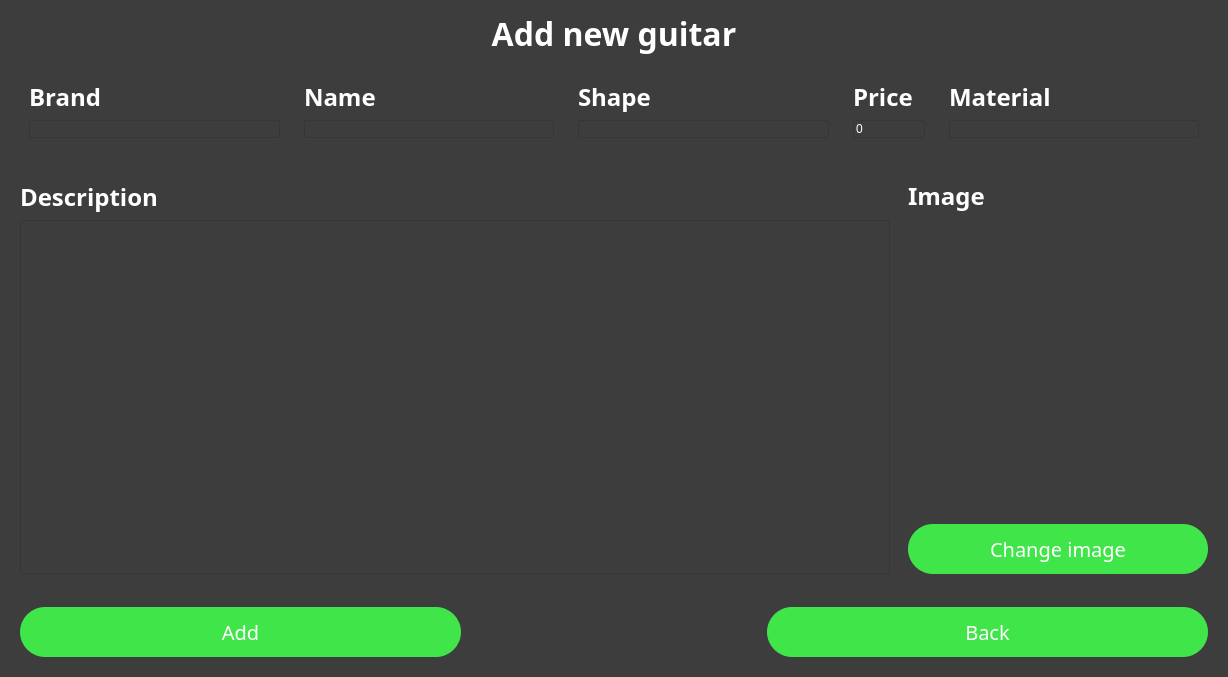
<?xml version="1.0" encoding="UTF-8"?>
<ui version="4.0">
 <class>addguitars</class>
 <widget class="QWidget" name="addguitars">
  <property name="geometry">
   <rect>
    <x>0</x>
    <y>0</y>
    <width>1228</width>
    <height>671</height>
   </rect>
  </property>
  <property name="windowTitle">
   <string>Form</string>
  </property>
  <property name="styleSheet">
   <string notr="true">background-color:#3d3d3d;</string>
  </property>
  <layout class="QVBoxLayout" name="verticalLayout_8">
   <item>
    <widget class="QLabel" name="label">
     <property name="font">
      <font>
       <family>Segoe UI Black</family>
       <pointsize>24</pointsize>
       <weight>75</weight>
       <bold>true</bold>
      </font>
     </property>
     <property name="styleSheet">
      <string notr="true">color:white;</string>
     </property>
     <property name="text">
      <string>Add new guitar</string>
     </property>
     <property name="alignment">
      <set>Qt::AlignCenter</set>
     </property>
    </widget>
   </item>
   <item>
    <widget class="QWidget" name="widget" native="true">
     <property name="minimumSize">
      <size>
       <width>730</width>
       <height>0</height>
      </size>
     </property>
     <layout class="QHBoxLayout" name="horizontalLayout">
      <item>
       <widget class="QWidget" name="brandWidget" native="true">
        <property name="minimumSize">
         <size>
          <width>150</width>
          <height>0</height>
         </size>
        </property>
        <layout class="QVBoxLayout" name="verticalLayout_5">
         <item>
          <widget class="QLabel" name="label_3">
           <property name="font">
            <font>
             <family>Segoe UI Black</family>
             <pointsize>18</pointsize>
             <weight>75</weight>
             <bold>true</bold>
            </font>
           </property>
           <property name="styleSheet">
            <string notr="true">color:white;</string>
           </property>
           <property name="text">
            <string>Brand</string>
           </property>
          </widget>
         </item>
         <item>
          <widget class="QLineEdit" name="brandLine">
           <property name="styleSheet">
            <string notr="true">border-radius: 2px;
border:1px solid #363636;
color:white;</string>
           </property>
          </widget>
         </item>
        </layout>
       </widget>
      </item>
      <item>
       <widget class="QWidget" name="nameWidget" native="true">
        <property name="minimumSize">
         <size>
          <width>160</width>
          <height>0</height>
         </size>
        </property>
        <layout class="QVBoxLayout" name="verticalLayout">
         <item>
          <widget class="QLabel" name="label_2">
           <property name="font">
            <font>
             <family>Segoe UI Black</family>
             <pointsize>18</pointsize>
             <weight>75</weight>
             <bold>true</bold>
            </font>
           </property>
           <property name="styleSheet">
            <string notr="true">color:white;</string>
           </property>
           <property name="text">
            <string>Name</string>
           </property>
          </widget>
         </item>
         <item>
          <widget class="QLineEdit" name="nameLine">
           <property name="styleSheet">
            <string notr="true">border-radius: 2px;
border:1px solid #363636;
color:white;</string>
           </property>
          </widget>
         </item>
        </layout>
       </widget>
      </item>
      <item>
       <widget class="QWidget" name="shapeWidget" native="true">
        <property name="minimumSize">
         <size>
          <width>150</width>
          <height>0</height>
         </size>
        </property>
        <layout class="QVBoxLayout" name="verticalLayout_2">
         <item>
          <widget class="QLabel" name="label_4">
           <property name="font">
            <font>
             <family>Segoe UI Black</family>
             <pointsize>18</pointsize>
             <weight>75</weight>
             <bold>true</bold>
            </font>
           </property>
           <property name="styleSheet">
            <string notr="true">color:white;</string>
           </property>
           <property name="text">
            <string>Shape</string>
           </property>
          </widget>
         </item>
         <item>
          <widget class="QLineEdit" name="shapeLine">
           <property name="styleSheet">
            <string notr="true">border-radius: 2px;
border:1px solid #363636;
color:white;</string>
           </property>
          </widget>
         </item>
        </layout>
       </widget>
      </item>
      <item>
       <widget class="QWidget" name="priceWidget" native="true">
        <property name="minimumSize">
         <size>
          <width>90</width>
          <height>0</height>
         </size>
        </property>
        <layout class="QVBoxLayout" name="verticalLayout_3">
         <item>
          <widget class="QLabel" name="label_5">
           <property name="font">
            <font>
             <family>Segoe UI Black</family>
             <pointsize>18</pointsize>
             <weight>75</weight>
             <bold>true</bold>
            </font>
           </property>
           <property name="styleSheet">
            <string notr="true">color:white;</string>
           </property>
           <property name="text">
            <string>Price</string>
           </property>
          </widget>
         </item>
         <item>
          <widget class="QSpinBox" name="spinBox">
           <property name="styleSheet">
            <string notr="true">color:white;
border-radius: 2px;
border:1px solid #363636;</string>
           </property>
           <property name="buttonSymbols">
            <enum>QAbstractSpinBox::NoButtons</enum>
           </property>
           <property name="maximum">
            <number>999999999</number>
           </property>
          </widget>
         </item>
        </layout>
       </widget>
      </item>
      <item>
       <widget class="QWidget" name="materialWidget" native="true">
        <property name="minimumSize">
         <size>
          <width>130</width>
          <height>0</height>
         </size>
        </property>
        <layout class="QVBoxLayout" name="verticalLayout_4">
         <item>
          <widget class="QLabel" name="label_6">
           <property name="font">
            <font>
             <family>Segoe UI Black</family>
             <pointsize>18</pointsize>
             <weight>75</weight>
             <bold>true</bold>
            </font>
           </property>
           <property name="styleSheet">
            <string notr="true">color:white;</string>
           </property>
           <property name="text">
            <string>Material</string>
           </property>
          </widget>
         </item>
         <item>
          <widget class="QLineEdit" name="materialLine">
           <property name="styleSheet">
            <string notr="true">border-radius: 2px;
border:1px solid #363636;
color:white;</string>
           </property>
          </widget>
         </item>
        </layout>
       </widget>
      </item>
     </layout>
    </widget>
   </item>
   <item>
    <widget class="QWidget" name="des_img_widget" native="true">
     <property name="minimumSize">
      <size>
       <width>730</width>
       <height>0</height>
      </size>
     </property>
     <layout class="QHBoxLayout" name="horizontalLayout_2">
      <property name="spacing">
       <number>0</number>
      </property>
      <property name="leftMargin">
       <number>0</number>
      </property>
      <property name="rightMargin">
       <number>0</number>
      </property>
      <item>
       <widget class="QWidget" name="descriptionWidget" native="true">
        <property name="minimumSize">
         <size>
          <width>420</width>
          <height>0</height>
         </size>
        </property>
        <layout class="QVBoxLayout" name="verticalLayout_6">
         <item>
          <widget class="QLabel" name="label_7">
           <property name="font">
            <font>
             <family>Segoe UI Black</family>
             <pointsize>18</pointsize>
             <weight>75</weight>
             <bold>true</bold>
            </font>
           </property>
           <property name="styleSheet">
            <string notr="true">color:white;</string>
           </property>
           <property name="text">
            <string>Description</string>
           </property>
          </widget>
         </item>
         <item>
          <widget class="QPlainTextEdit" name="plainTextEdit">
           <property name="font">
            <font>
             <pointsize>11</pointsize>
            </font>
           </property>
           <property name="styleSheet">
            <string notr="true">border-radius: 2px;
border:1px solid #363636;
color:white;</string>
           </property>
          </widget>
         </item>
        </layout>
       </widget>
      </item>
      <item>
       <widget class="QWidget" name="imageWidget" native="true">
        <property name="minimumSize">
         <size>
          <width>310</width>
          <height>0</height>
         </size>
        </property>
        <layout class="QVBoxLayout" name="verticalLayout_7">
         <item>
          <widget class="QLabel" name="label_8">
           <property name="maximumSize">
            <size>
             <width>16777215</width>
             <height>32</height>
            </size>
           </property>
           <property name="font">
            <font>
             <family>Segoe UI Black</family>
             <pointsize>18</pointsize>
             <weight>75</weight>
             <bold>true</bold>
            </font>
           </property>
           <property name="styleSheet">
            <string notr="true">color:white;</string>
           </property>
           <property name="text">
            <string>Image</string>
           </property>
          </widget>
         </item>
         <item>
          <widget class="QLabel" name="imageLabel">
           <property name="minimumSize">
            <size>
             <width>300</width>
             <height>300</height>
            </size>
           </property>
           <property name="font">
            <font>
             <family>Segoe UI Black</family>
             <pointsize>18</pointsize>
             <weight>75</weight>
             <bold>true</bold>
            </font>
           </property>
           <property name="text">
            <string/>
           </property>
           <property name="alignment">
            <set>Qt::AlignCenter</set>
           </property>
          </widget>
         </item>
         <item>
          <widget class="QPushButton" name="changeImage">
           <property name="font">
            <font>
             <family>Segoe UI Black</family>
             <pointsize>15</pointsize>
            </font>
           </property>
           <property name="cursor">
            <cursorShape>PointingHandCursor</cursorShape>
           </property>
           <property name="styleSheet">
            <string notr="true">QPushButton{
	color : white;
	background-color: #40e649;
	border-radius: 25px;
	height : 50%;
	width:100%;
}
QPushButton:hover{
	color : white;
	background-color: #35bd3c;
	height : 50%;
	width:100%;
}</string>
           </property>
           <property name="text">
            <string>Change image</string>
           </property>
          </widget>
         </item>
        </layout>
       </widget>
      </item>
     </layout>
    </widget>
   </item>
   <item>
    <widget class="QWidget" name="widget_2" native="true">
     <layout class="QHBoxLayout" name="horizontalLayout_3">
      <item>
       <widget class="QPushButton" name="addGuitarButton">
        <property name="font">
         <font>
          <family>Segoe UI Black</family>
          <pointsize>15</pointsize>
         </font>
        </property>
        <property name="cursor">
         <cursorShape>PointingHandCursor</cursorShape>
        </property>
        <property name="styleSheet">
         <string notr="true">QPushButton{
	color : white;
	background-color: #40e649;
	border-radius: 25px;
	height : 50%;
	width:100%;
}
QPushButton:hover{
	color : white;
	background-color: #35bd3c;
	height : 50%;
	width:100%;
}</string>
        </property>
        <property name="text">
         <string>Add</string>
        </property>
       </widget>
      </item>
      <item>
       <spacer name="horizontalSpacer">
        <property name="orientation">
         <enum>Qt::Horizontal</enum>
        </property>
        <property name="sizeType">
         <enum>QSizePolicy::Fixed</enum>
        </property>
        <property name="sizeHint" stdset="0">
         <size>
          <width>300</width>
          <height>20</height>
         </size>
        </property>
       </spacer>
      </item>
      <item>
       <widget class="QPushButton" name="goBack">
        <property name="font">
         <font>
          <family>Segoe UI Black</family>
          <pointsize>15</pointsize>
         </font>
        </property>
        <property name="cursor">
         <cursorShape>PointingHandCursor</cursorShape>
        </property>
        <property name="styleSheet">
         <string notr="true">QPushButton{
	color : white;
	background-color: #40e649;
	border-radius: 25px;
	height : 50%;
	width:100%;
}
QPushButton:hover{
	color : white;
	background-color: #35bd3c;
	height : 50%;
	width:100%;
}</string>
        </property>
        <property name="text">
         <string>Back</string>
        </property>
       </widget>
      </item>
     </layout>
    </widget>
   </item>
  </layout>
 </widget>
 <resources/>
 <connections/>
</ui>
